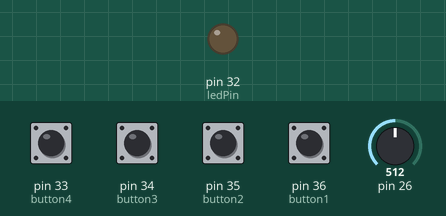
This sketch was run on a simulated Teensy 4. Parts: output pins drawn as LEDs (lit = HIGH). The test bench sets the inputs (shaded band); at power-on: pin 33 (button4), pin 34 (button3), pin 35 (button2), pin 36 (button1) LOW, pin 26 = 512. What the sketch prints to the serial monitor is not drawn.

Above: at 1.2 s.
1.3 s: pin 33 (button4) pulled HIGH for 0.15 s
At 1.37 s:
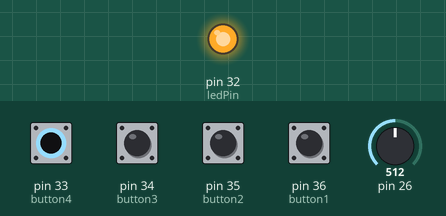
Timing chart, 0 to 4.3 s (numbered marks = the images above; inputs shaded):
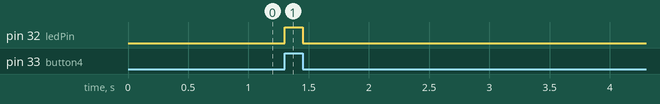

The sketch:

Lecture_3.ino
```cpp
int ledPin = 32;
int button1 = 36;
int button2 = 35;
int button3 = 34;
int button4 = 33;
bool buttonState = LOW;
bool lastButtonState = LOW;
bool buttonState2 = LOW;
bool lastButtonState2 = LOW;
bool buttonState3 = LOW;
bool lastButtonState3 = LOW;
bool buttonState4 = LOW;
bool lastButtonState4 = LOW;
int potVal = 0;
int lastPotVal = 0;


void setup() {
  pinMode(ledPin, OUTPUT);
  pinMode(button1, INPUT);
  pinMode(button2, INPUT);
  pinMode(button3, INPUT);
  pinMode(button4, INPUT);
  Serial.begin(9600);

}


void loop() {
  midiSet();
  midiSet2();
  midiSet3();
  midiSet4();
  checkPot();

}

void midiSet() {
  lastButtonState = buttonState; // Turns off any extra notes that may be on
  buttonState = digitalRead(button1); // Will read if button1 is pressed or not
  if (lastButtonState == LOW and buttonState == HIGH) { // If button1 is pressed and the others are not, just play the note that's associated with button1
    usbMIDI.sendNoteOn(60, 127, 1); //that note is C
    digitalWrite(ledPin, HIGH); // Turn on the LED
    delay(5); // When you release the button1, delay by 5 miliseconds to avoid extra noise
  } else if (lastButtonState == HIGH and buttonState == LOW) { // If there is another button pressed and button1 is not, don't play C
    usbMIDI.sendNoteOff(60, 0, 1); // Don't play Middle C
    digitalWrite(ledPin, LOW); // Turn off the LED
    delay(5); // Delay by 5 miliseconds to avoid any extra stuff
  }
}

void midiSet2() {
  lastButtonState2 = buttonState2;
  buttonState2 = digitalRead(button2);
  if (lastButtonState2 == LOW and buttonState2 == HIGH) {
    usbMIDI.sendNoteOn(64, 127, 1);
    digitalWrite(ledPin, HIGH);
    delay(5);
  } else if (lastButtonState2 == HIGH and buttonState2 == LOW) {
    usbMIDI.sendNoteOff(64, 0, 1);
    digitalWrite(ledPin, LOW);
    delay(5);
  }
}


void midiSet3() {
  lastButtonState3 = buttonState3;
  buttonState3 = digitalRead(button3);
  if (lastButtonState3 == LOW and buttonState3 == HIGH) {
    usbMIDI.sendNoteOn(67, 127, 1);
    digitalWrite(ledPin, HIGH);
    delay(5);
  } else if (lastButtonState3 == HIGH and buttonState3 == LOW) {
    usbMIDI.sendNoteOff(67, 0, 1);
    digitalWrite(ledPin, LOW);
    delay(5);
  }
}


void midiSet4() {
  lastButtonState4 = buttonState4;
  buttonState4 = digitalRead(button4);
  if (lastButtonState4 == LOW and buttonState4 == HIGH) {
    usbMIDI.sendNoteOn(71, 127, 1);
    digitalWrite(ledPin, HIGH);
    delay(5);
  } else if (lastButtonState4 == HIGH and buttonState4 == LOW) {
    usbMIDI.sendNoteOff(71, 0, 1);
    digitalWrite(ledPin, LOW);
    delay(5);
  }
}

void checkPot() { //Check if the potVal is not 10. If it's not, record the information
  usbMIDI.read();

  lastPotVal = potVal;
  potVal = map(analogRead(A12), 0, 1023, 10, 20);

  if(potVal != lastPotVal) {
    Serial.println(potVal);
  }
}
```

Measured:
- after the input at 1.3 s, pin 32 (ledPin): LOW → HIGH at once, → LOW 0.15 s later
